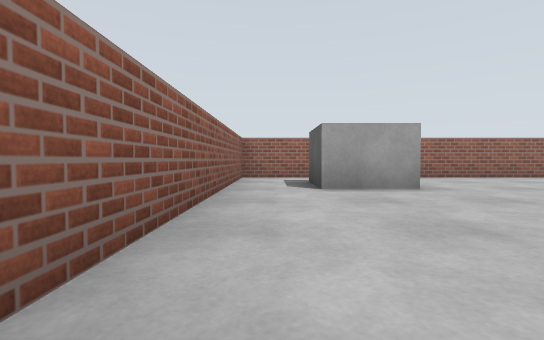
view 1 (above)

19 first-person views from a walk through a Gazebo world. The camera is 0.09 m above the floor, tilts 2° down and sees 85° across. The floor is counted in squares, 0.2 m on a side. Each view is taken from the middle of a square. On the plan, view 1 faces up. The plan holds only what a view shows up to about 9 squares ahead; the rest is blank. The robots in the file are not drawn.

view 2
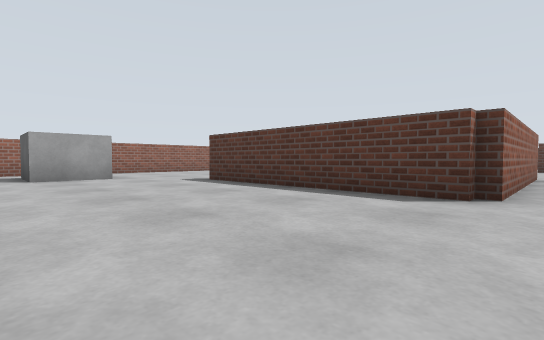

view 3
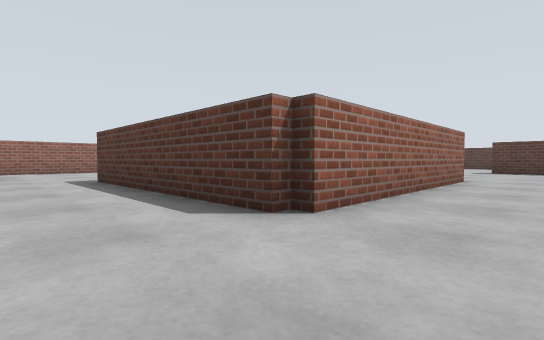

view 4
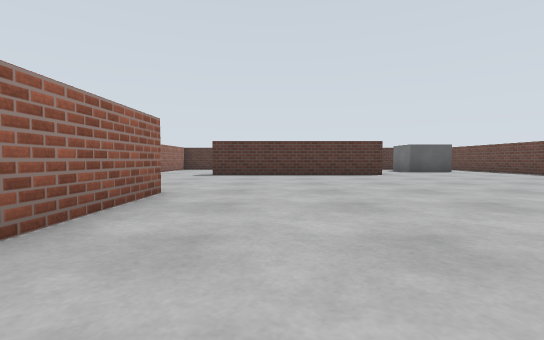

view 5
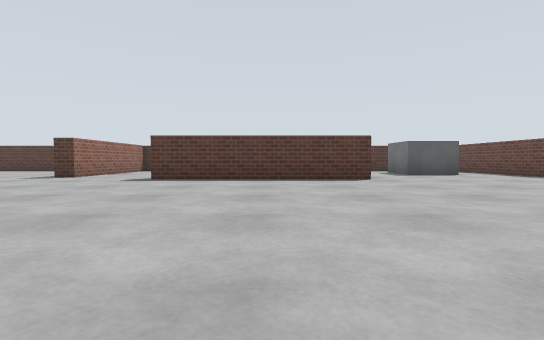

view 6
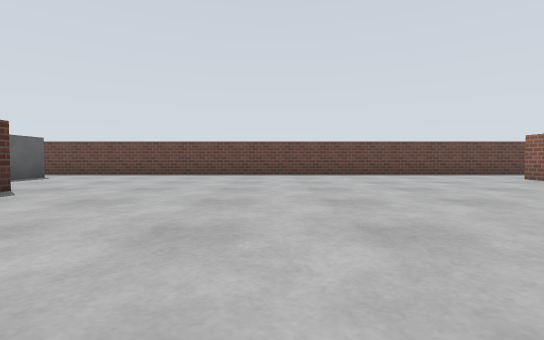

view 7
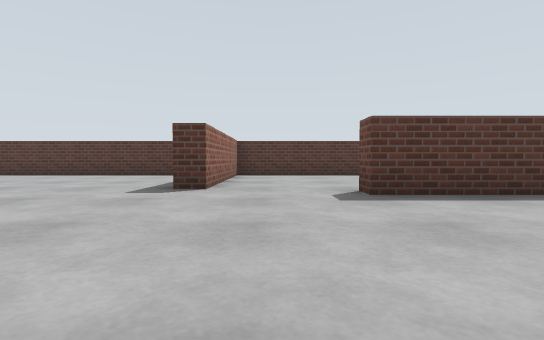

view 8
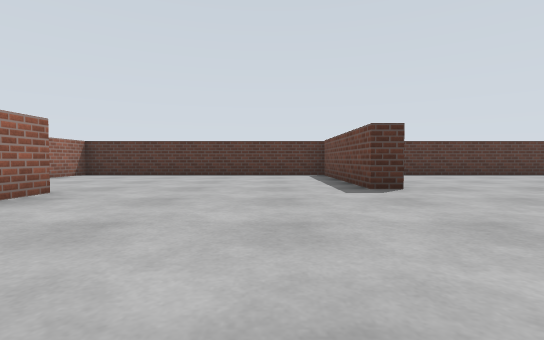

view 9
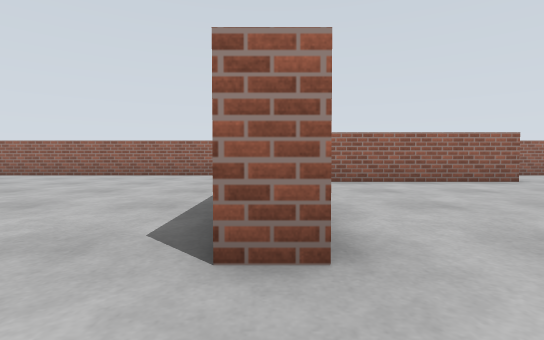

view 10
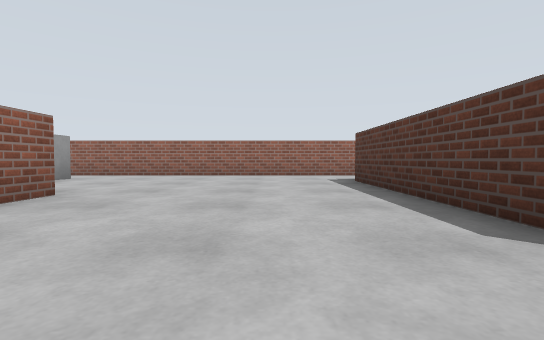

view 11
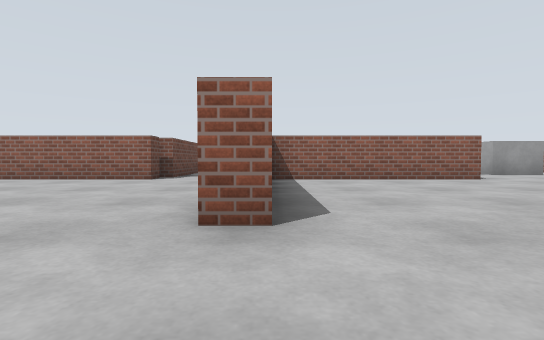

view 12
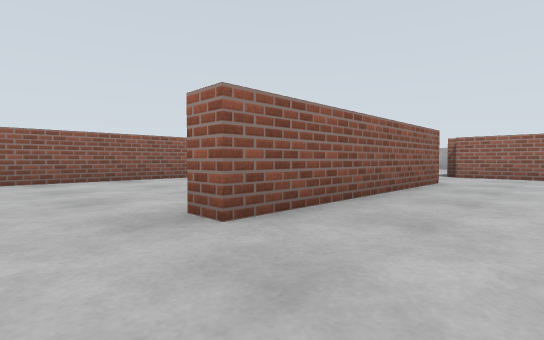

view 13
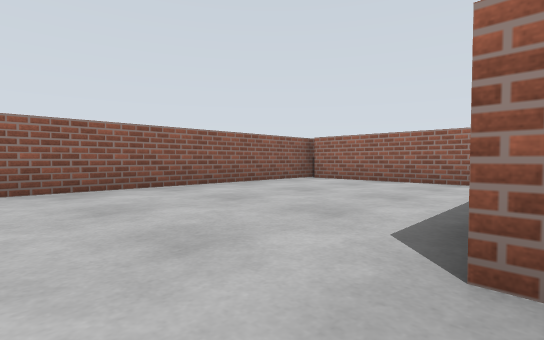

view 14
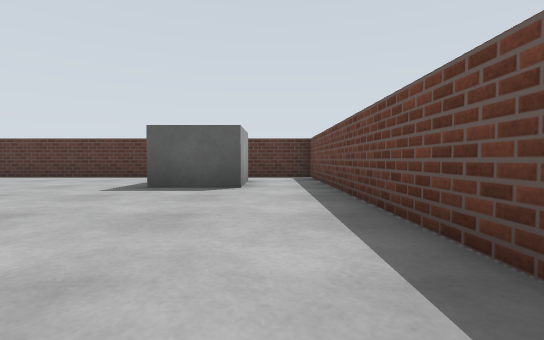

view 15
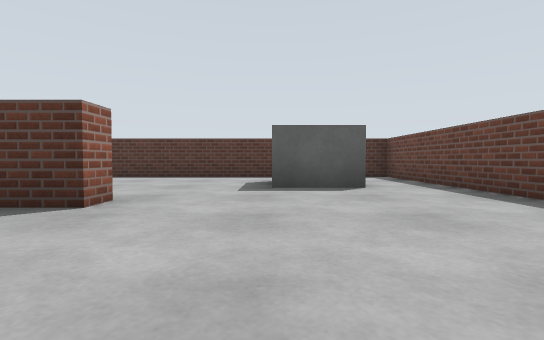

view 16
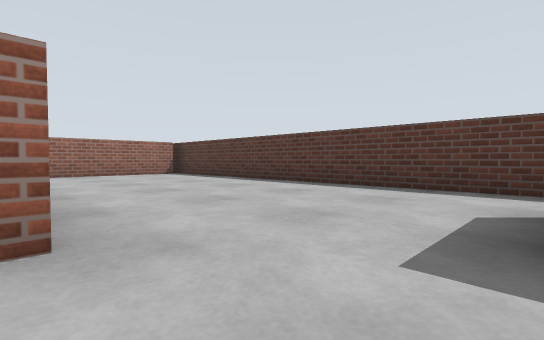

view 17
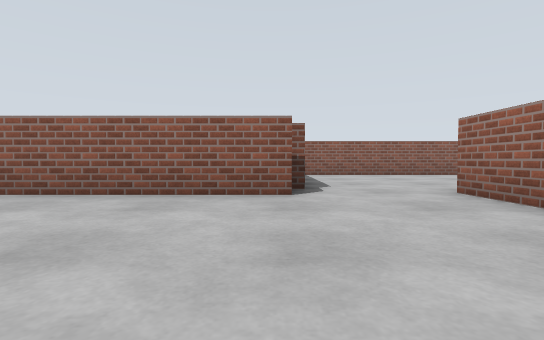

view 18
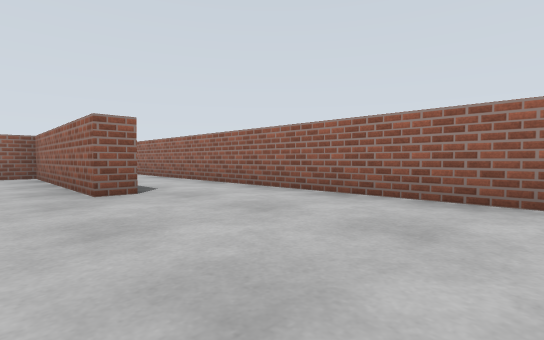

view 19
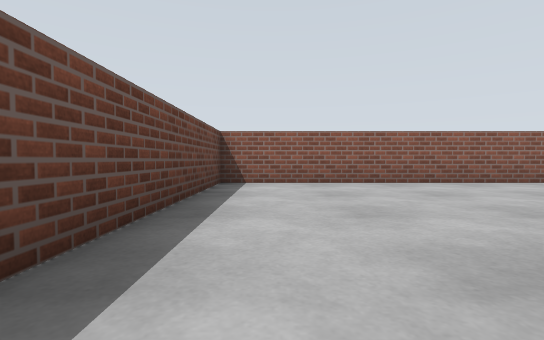

### Floor plan
Ten units are one square. View 1 is at (0, 0); x grows to the right and y downward. Boxes are objects, and circles mark ways between rooms. Rooms are numbered by the first view taken in them; rooms with no view inside come last. Other rooms are left out.
<svg viewBox="-12 -80 205 205">
<path fill="none" stroke="#000" d="M90 20 90 25 38 25 38 -28M94 -2 88 -2M88 -9 88 -52M38 47 43 47 43 97 38 97M144 73 137 73 137 23 142 23M43 -29 43 20M20 45 35 45M140 -56 140 -50 93 -50 93 -44M184 0 145 0 145 -5 185 -5M35 120 188 120 188 -75 -7 -75 -7 50M-7 50 -7 120 35 120M29 50 -5 50"/>
<rect x="5" y="-65" width="20" height="20" fill="#bbb"><title>grey box</title></rect>
<rect x="155" y="85" width="20" height="20" fill="#bbb"><title>grey box</title></rect>
<circle cx="40" cy="105" r="3" fill="#2a7"/>
<text x="100" y="20">1</text>
<text x="10" y="80">2</text>
</svg>
Room 1 opens to room 2.

Where each view was taken, in squares from view 1:
view 1: 0 up, 0 right, facing up
view 2: 3 down, 0 right, facing up-right
view 3: 4 down, 2 right, facing up-right
view 4: 4 down, 5 right, facing right
view 5: 5 down, 7 right, facing right
view 6: 3 down, 10 right, facing down
view 7: 1 down, 10 right, facing right
view 8: 2 up, 10 right, facing right
view 9: 1 down, 9 right, facing up
view 10: 1 down, 7 right, facing up
view 11: 2 down, 11 right, facing left
view 12: 11 down, 6 right, facing up-left
view 13: 11 down, 4 right, facing up-left
view 14: 11 down, 11 right, facing right
view 15: 9 down, 11 right, facing right
view 16: 9 down, 14 right, facing up-right
view 17: 5 down, 8 right, facing left
view 18: 4 up, 18 right, facing up-left
view 19: 11 down, 5 right, facing left
